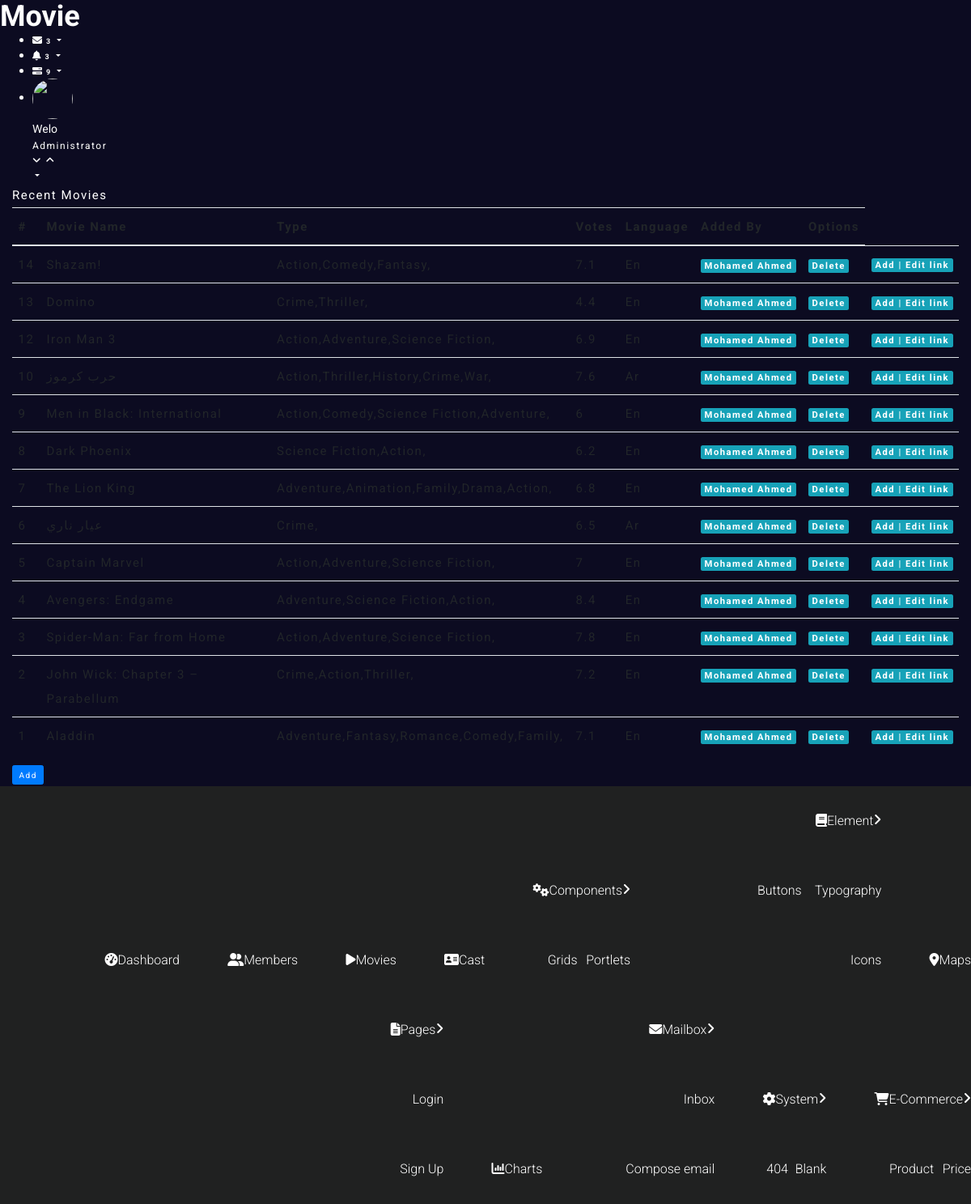
Screenshot of /dashboard/movies.php (signed in) with the database file from the repository.
### tables this page shows
CREATE TABLE `users` (
  `ID` int(11) NOT NULL,
  `username` varchar(255) NOT NULL,
  `password` varchar(255) NOT NULL,
  `email` varchar(255) NOT NULL,
  `country` varchar(20) NOT NULL,
  `image` varchar(255) NOT NULL,
  `statues` tinyint(1) NOT NULL DEFAULT '0'
);

CREATE TABLE `movies` (
  `ID` int(11) NOT NULL,
  `name` varchar(255) NOT NULL,
  `details` longtext NOT NULL,
  `duration` varchar(255) NOT NULL,
  `released_date` date NOT NULL,
  `type` text NOT NULL,
  `img_link` varchar(255) NOT NULL,
  `movie_page_link` varchar(255) NOT NULL,
  `IMDB_link` varchar(255) NOT NULL,
  `production_comp` varchar(255) NOT NULL,
  `rate` double NOT NULL,
  `votes_num` int(11) NOT NULL,
  `movie_lang` tinytext NOT NULL,
  `TMDB_link` varchar(255) NOT NULL,
  `trailer` varchar(300) NOT NULL,
  `user_id` int(11) NOT NULL
);

### dashboard/movies.php (the view, shortened to what this page needs)
<?php
    include("config.php");
    $navbar = "";
    $slider = "";
    if (isset($_SESSION['loggedin']))
    {
        $stmt = $connection->prepare("SELECT movies.ID,movies.name,movies.type,movies.rate,movies.movie_lang,users.username FROM movies,users WHERE movies.user_id = users.id ORDER BY movies.ID DESC");
        $stmt->execute();
        $rows  = $stmt->fetchAll();
        ?>
            <!DOCTYPE HTML>
        <html>
        <head>
        <link href="css/bootstrap.css" rel="stylesheet" type="text/css" media="all">
        <link href="css/style.css" rel="stylesheet" type="text/css" media="all"/>
        <link href="css/font-awesome.css" rel="stylesheet">
      </head>
        <body>
        <?php
                if (isset($navbar))
                {
                        include("nav.php");
                }
                if (!isset($_GET['do']))
                {
                    $do = $_GET['do'];
                }else{
                    $do = $_GET['do'];
                }
                if ($do == "manage")
                {
                    ?>
                                <div class="col-md-12 chit-chat-layer1-left">
                       <div class="work-progres">
                                    <div class="chit-chat-heading">
                                          Recent Movies
                                    </div>
                                    <div class="table-responsive">
                                        <table class="table table-hover">
                                          <thead>
                                            <tr>
                                              <th>#</th>
                                              <th>Movie Name</th>
                                              <th>Type</th>
                                              <th>Votes</th>
                                              <th>Language</th>
                                              <th>Added By</th>
                                              <th>Options</th>
                                          </tr>
                                      </thead>
                                      <tbody>
                                        <?php
                                            foreach($rows as $row)
                                            {
                                                 echo "<tr>";
                                                 echo "<td>" . $row['ID'] . "</td>";
                                                 echo "<td>" . $row['name'] . "</td>";
                                                 echo "<td>" . $row['type'] . "</td>";
                                                 echo "<td>" . $row['rate'] . "</td>";
                                                 echo '<td><span class="label label-success">' . ucwords($row['movie_lang']) .'</span></td>';
                                                 echo "<td>" . '<span class="badge badge-info">' . $row['username'] .'</span>';
                                                 echo "<td>" . '<a class="badge badge-info" href="movies.php?do=delete&movieid=' . $row['ID'] .'"> Delete</a>';
                                                 echo "<td>" . '<a class="badge badge-info" href="movies.php?do=add_link&movieid=' . $row['ID'] .'"> Add | Edit link</a>';
                                                 echo '</tr>';
                                            }
                                        ?>
                                  </tbody>
                              </table>
                            <a href="movies.php?do=add" class="btn btn-primary">Add</a>
                          </div>
                     </div>
        </div>
                    <?php
                }elseif($do== "insert")
                {
                    echo "insert";
                }elseif($do == "update"){
                    echo "update";
                }
        ?>
        <?php
                if (isset($slider))
                {
                        include("slider.php");
                }
        ?>
        <?php
    }else{
        header("location:login.php");
        exit();
    }
?>

### dashboard/nav.php (shortened to what this page needs)
<?php
           include("config.php");
           $stmt = $connection->prepare("SELECT * FROM users WHERE ID = ? LIMIT 1");
           $stmt->execute(array($_SESSION['ID']));
           $row = $stmt->fetch();
?>
           <div class="left-content">
               <div class="mother-grid-inner">
                        <div class="header-main">
                            <div class="header-left">
                                    <div class="logo-name">
                                             <a href="index.php"> <h1>Movie</h1>
                                          </a>
                                    </div>
                                 </div>
                                 <div class="header-right">
                                    <div class="profile_details_left">
                                        <ul class="nofitications-dropdown">
                                            <li class="dropdown head-dpdn">
                                                <a href="#" class="dropdown-toggle" data-toggle="dropdown" aria-expanded="false"><i class="fa fa-envelope"></i><span class="badge">3</span></a>
                                            </li>
                                            <li class="dropdown head-dpdn">
                                                <a href="#" class="dropdown-toggle" data-toggle="dropdown" aria-expanded="false"><i class="fa fa-bell"></i><span class="badge blue">3</span></a>
                                            </li>
                                            <li class="dropdown head-dpdn">
                                                <a href="#" class="dropdown-toggle" data-toggle="dropdown" aria-expanded="false"><i class="fa fa-tasks"></i><span class="badge blue1">9</span></a>
                                            </li>
                                        </ul>
                                    </div>
                                    <div class="profile_details">
                                        <ul>
                                            <li class="dropdown profile_details_drop">
                                                <a href="#" class="dropdown-toggle" data-toggle="dropdown" aria-expanded="false">
                                                    <div class="profile_img">
                                                        <span class="prfil-img"><img src="<?php echo "imgs/" . $row['image']; ?>" alt="" style="width:50px;height: 50px; border-radius:50%;"> </span>
                                                        <div class="user-name">
                                                            <p><?php echo $row['username']; ?></p>
                                                            <span>Administrator</span>
                                                        </div>
                                                        <i class="fa fa-angle-down lnr"></i>
                                                        <i class="fa fa-angle-up lnr"></i>
                                                    </div>
                                                </a>
                                            </li>
                                        </ul>
                                    </div>
                                </div>
                        </div>
        <div class="inner-block">

### rows the page displays
users: username "Welo"
movies: ID "14", name "Shazam!", type "Action,Comedy,Fantasy,", rate "7.1", movie_lang "En", user.username "Mohamed Ahmed"
movies: ID "13", name "Domino", type "Crime,Thriller,", rate "4.4", movie_lang "En", user.username "Mohamed Ahmed"
movies: ID "12", name "Iron Man 3", type "Action,Adventure,Science Fiction,", rate "6.9", movie_lang "En", user.username "Mohamed Ahmed"
movies: ID "10", name "حرب كرموز", type "Action,Thriller,History,Crime,War,", rate "7.6", movie_lang "Ar", user.username "Mohamed Ahmed"
movies: ID "9", name "Men in Black: International", type "Action,Comedy,Science Fiction,Adventure,", rate "6", movie_lang "En", user.username "Mohamed Ahmed"
movies: ID "8", name "Dark Phoenix", type "Science Fiction,Action,", rate "6.2", movie_lang "En", user.username "Mohamed Ahmed"
movies: ID "7", name "The Lion King", type "Adventure,Animation,Family,Drama,Action,", rate "6.8", movie_lang "En", user.username "Mohamed Ahmed"
movies: ID "6", name "عيار ناري", type "Crime,", rate "6.5", movie_lang "Ar", user.username "Mohamed Ahmed"
movies: ID "5", name "Captain Marvel", type "Action,Adventure,Science Fiction,", rate "7", movie_lang "En", user.username "Mohamed Ahmed"
movies: ID "4", name "Avengers: Endgame", type "Adventure,Science Fiction,Action,", rate "8.4", movie_lang "En", user.username "Mohamed Ahmed"
movies: ID "3", name "Spider-Man: Far from Home", type "Action,Adventure,Science Fiction,", rate "7.8", movie_lang "En", user.username "Mohamed Ahmed"
movies: ID "2", name "John Wick: Chapter 3 – Parabellum", type "Crime,Action,Thriller,", rate "7.2", movie_lang "En", user.username "Mohamed Ahmed"
movies: ID "1", name "Aladdin", type "Adventure,Fantasy,Romance,Comedy,Family,", rate "7.1", movie_lang "En", user.username "Mohamed Ahmed"
